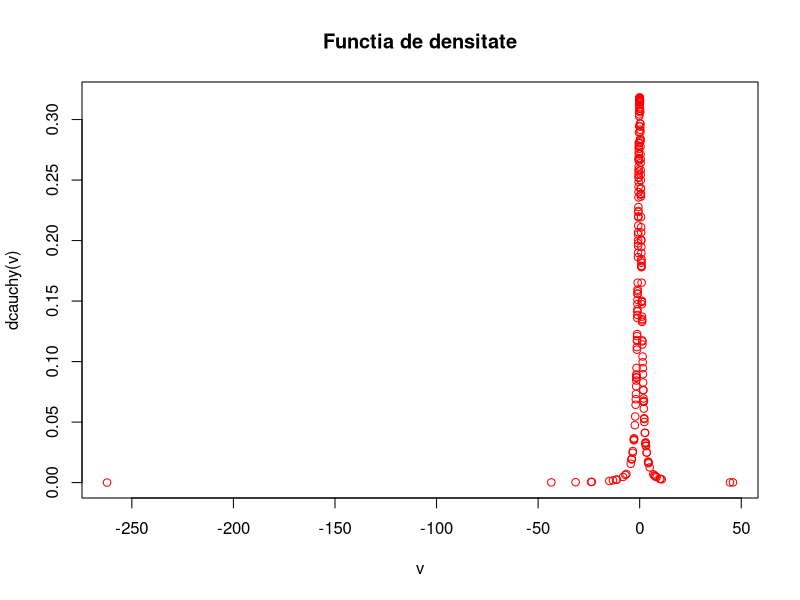
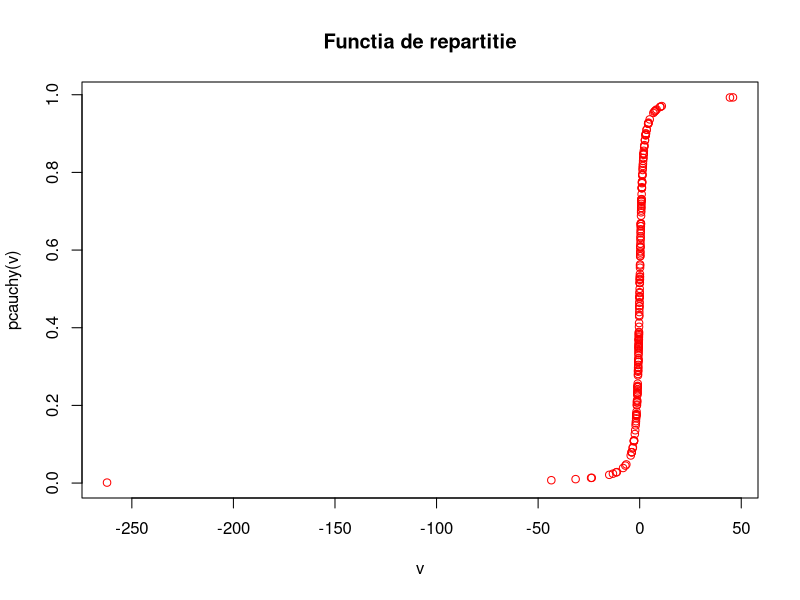

These charts were generated, in order, by the following R code:
v <- rcauchy(200)
plot(v, dcauchy(v), col="red", main="Functia de densitate")
plot(v, pcauchy(v), col="red", main="Functia de repartitie")